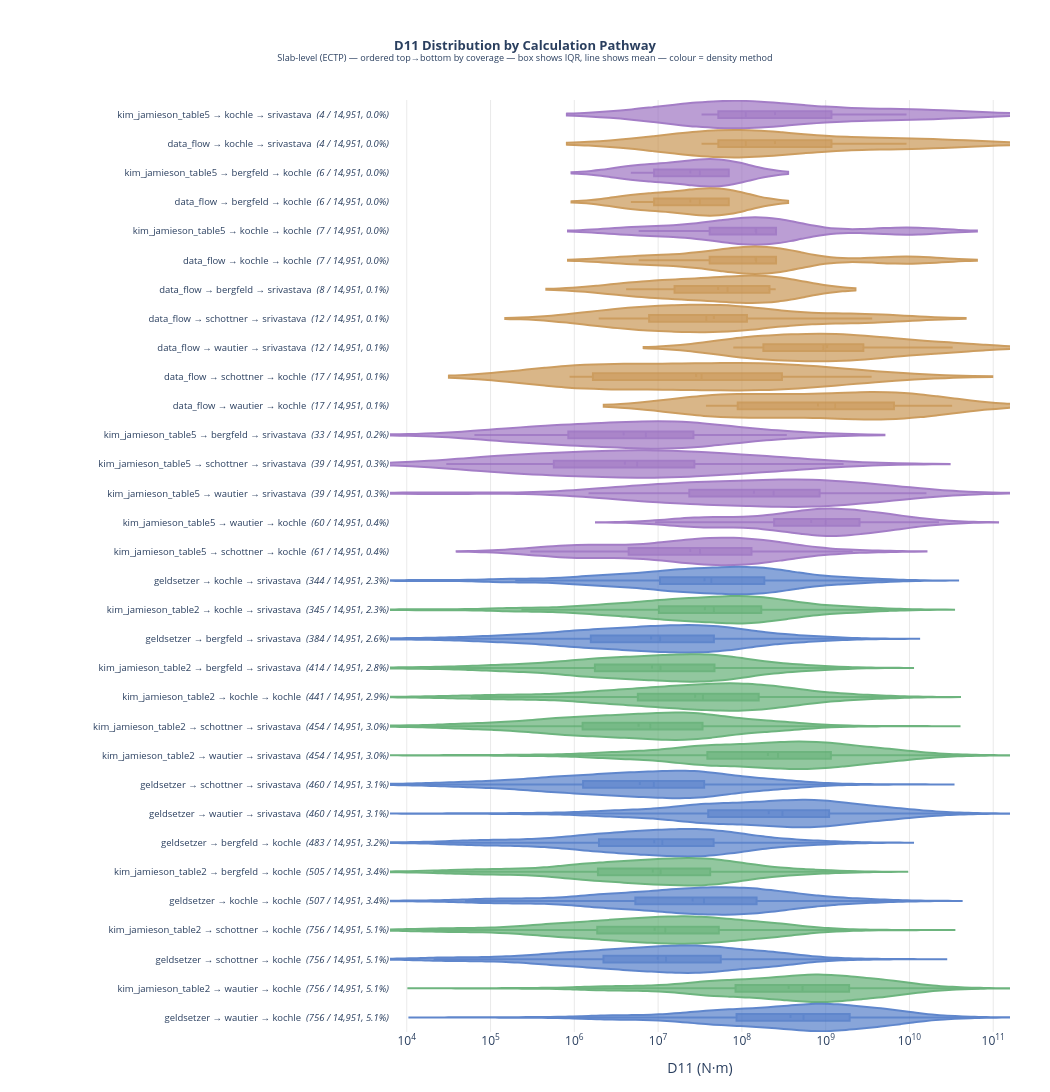

Notebook source saved alongside this figure:
### Markdown cell above
## 5. D11 Distribution by Pathway

Horizontal violin plots comparing the D11 distributions across all 32 calculation pathways.
Pathways are ordered top-to-bottom by slab coverage (highest first). The x-axis shows D11 on a log₁₀ scale
so that distributions spanning several orders of magnitude remain visually comparable.

### Code cell
import math
import plotly.graph_objects as go

# Color by density method (first component of the pathway)
DENSITY_COLORS = {
    'geldsetzer':          'rgba( 68, 114, 196, 0.75)',
    'kim_jamieson_table2': 'rgba( 84, 168, 104, 0.75)',
    'kim_jamieson_table5': 'rgba(148, 103, 189, 0.75)',
    'data_flow':           'rgba(196, 140,  68, 0.75)',
}

# Log10-transform all values to make KDE shapes meaningful across orders of magnitude
all_log_vals = np.concatenate([
    np.log10(np.array(v)[np.array(v) > 0])
    for v in pathway_nominal.values() if v
])
x_min = math.floor(np.percentile(all_log_vals, 0.5))
x_max = math.ceil(np.percentile(all_log_vals, 99.5))

# Build log10 tick labels (e.g. 10⁻², 10⁻¹, …, 10⁵)
tick_vals  = list(range(x_min, x_max + 1))
tick_texts = [f"10<sup>{v}</sup>" for v in tick_vals]

fig = go.Figure()

# sorted_pathways is descending by coverage; add in reverse so the highest-coverage
# pathway ends up at the top of the (reversed) y-axis
for pathway, n_ok in reversed(sorted_pathways):
    vals = np.array(pathway_nominal.get(pathway, []))
    vals = vals[vals > 0]
    if len(vals) == 0:
        continue

    log_vals    = np.log10(vals)
    density_m   = pathway.split(' → ')[0]
    color       = DENSITY_COLORS.get(density_m, 'rgba(128,128,128,0.7)')
    line_color  = color.replace('0.75', '1.0')
    pct         = n_ok / total_slabs

    fig.add_trace(go.Violin(
        x=log_vals,
        y=[f"{pathway}  <i>({n_ok:,} / {total_slabs:,}, {pct:.1%})</i>"] * len(log_vals),
        orientation='h',
        name=pathway,
        box_visible=True,
        meanline_visible=True,
        points=False,
        fillcolor=color,
        line_color=line_color,
        opacity=0.85,
        showlegend=False,
    ))

fig.update_layout(
    title=dict(
        text=(
            '<b>D11 Distribution by Calculation Pathway</b><br>'
            '<sup>Slab-level (ECTP) — ordered top→bottom by coverage — '
            'box shows IQR, line shows mean — colour = density method</sup>'
        ),
        x=0.5, xanchor='center', font=dict(size=13),
    ),
    xaxis=dict(
        title='D11 (N·m)',
        range=[x_min - 0.2, x_max + 0.2],
        tickvals=tick_vals,
        ticktext=tick_texts,
        gridcolor='rgba(200,200,200,0.4)',
        zeroline=False,
    ),
    yaxis=dict(
        autorange='reversed',
        tickfont=dict(size=9.5),
        ticklabelposition='outside',
    ),
    plot_bgcolor='white',
    violingap=0.06,
    violingroupgap=0,
    width=1050,
    height=1380,
    margin=dict(l=390, r=40, t=100, b=60),
)

fig.show()
